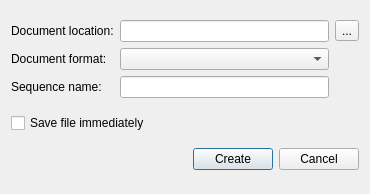
<?xml version="1.0" encoding="UTF-8"?>
<ui version="4.0">
 <class>CreateDocumentFromTextDialog</class>
 <widget class="QDialog" name="CreateDocumentFromTextDialog">
  <property name="geometry">
   <rect>
    <x>0</x>
    <y>0</y>
    <width>370</width>
    <height>194</height>
   </rect>
  </property>
  <property name="windowTitle">
   <string>Create Document</string>
  </property>
  <layout class="QVBoxLayout" name="verticalLayout">
   <item>
    <layout class="QGridLayout" name="gridLayout">
     <item row="0" column="0">
      <widget class="QLabel" name="label">
       <property name="text">
        <string>Document location:</string>
       </property>
      </widget>
     </item>
     <item row="0" column="1">
      <widget class="QLineEdit" name="filepathEdit"/>
     </item>
     <item row="0" column="2">
      <widget class="QToolButton" name="browseButton">
       <property name="text">
        <string>...</string>
       </property>
      </widget>
     </item>
     <item row="1" column="0">
      <widget class="QLabel" name="label_2">
       <property name="text">
        <string>Document format:</string>
       </property>
      </widget>
     </item>
     <item row="1" column="1">
      <widget class="QComboBox" name="formatBox"/>
     </item>
     <item row="2" column="0">
      <widget class="QLabel" name="label_3">
       <property name="text">
        <string>Sequence name:</string>
       </property>
      </widget>
     </item>
     <item row="2" column="1">
      <widget class="QLineEdit" name="nameEdit">
       <property name="text">
        <string/>
       </property>
      </widget>
     </item>
    </layout>
   </item>
   <item>
    <widget class="QCheckBox" name="saveImmediatelyBox">
     <property name="text">
      <string>Save file immediately</string>
     </property>
    </widget>
   </item>
   <item>
    <layout class="QHBoxLayout" name="horizontalLayout">
     <item>
      <spacer name="horizontalSpacer">
       <property name="orientation">
        <enum>Qt::Horizontal</enum>
       </property>
       <property name="sizeHint" stdset="0">
        <size>
         <width>108</width>
         <height>23</height>
        </size>
       </property>
      </spacer>
     </item>
     <item>
      <widget class="QPushButton" name="OKButton">
       <property name="text">
        <string>Create</string>
       </property>
      </widget>
     </item>
     <item>
      <widget class="QPushButton" name="cancelButton">
       <property name="text">
        <string>Cancel</string>
       </property>
      </widget>
     </item>
    </layout>
   </item>
  </layout>
 </widget>
 <resources/>
 <connections>
  <connection>
   <sender>OKButton</sender>
   <signal>clicked()</signal>
   <receiver>CreateDocumentFromTextDialog</receiver>
   <slot>accept()</slot>
   <hints>
    <hint type="sourcelabel">
     <x>268</x>
     <y>264</y>
    </hint>
    <hint type="destinationlabel">
     <x>199</x>
     <y>142</y>
    </hint>
   </hints>
  </connection>
  <connection>
   <sender>cancelButton</sender>
   <signal>clicked()</signal>
   <receiver>CreateDocumentFromTextDialog</receiver>
   <slot>reject()</slot>
   <hints>
    <hint type="sourcelabel">
     <x>351</x>
     <y>264</y>
    </hint>
    <hint type="destinationlabel">
     <x>199</x>
     <y>142</y>
    </hint>
   </hints>
  </connection>
 </connections>
</ui>
